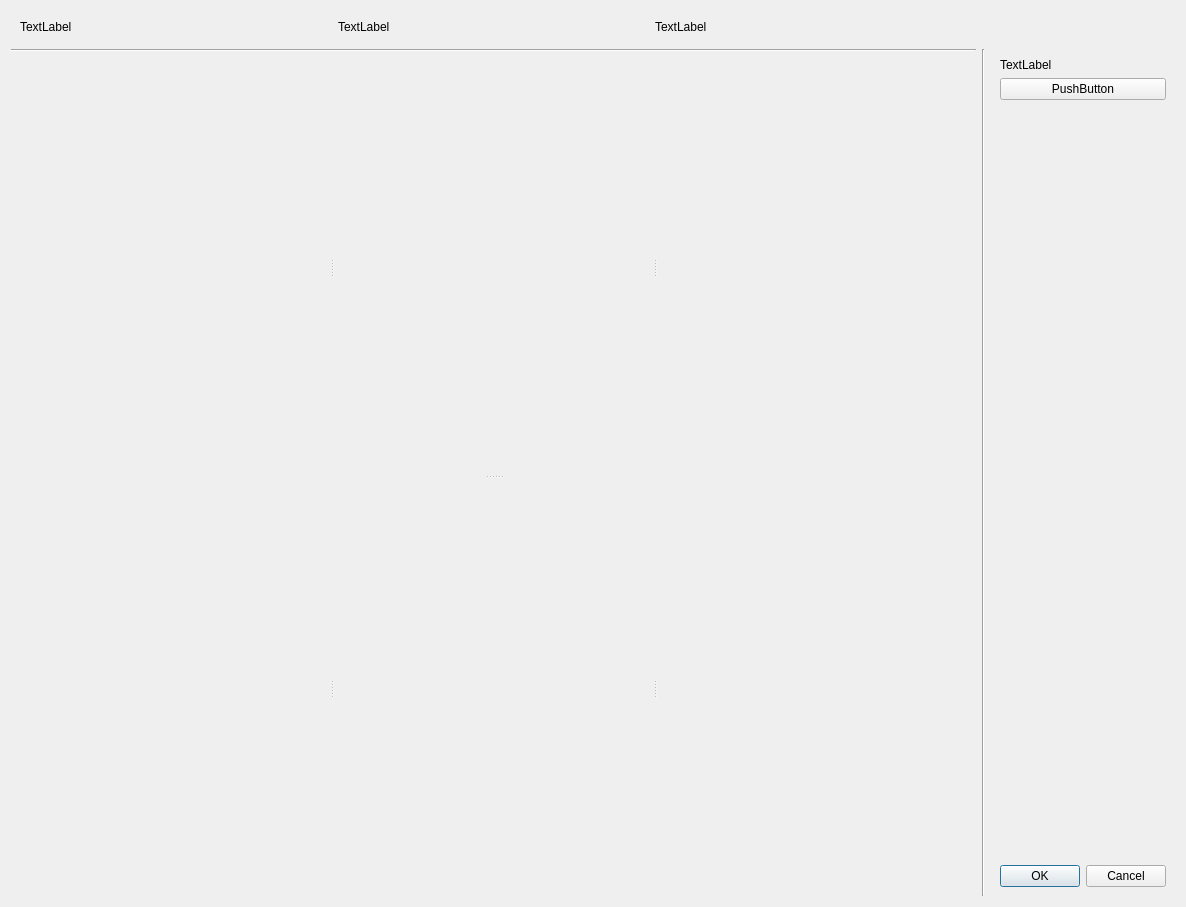
<?xml version="1.0" encoding="UTF-8"?>
<ui version="4.0">
 <class>Dialog</class>
 <widget class="QDialog" name="Dialog">
  <property name="geometry">
   <rect>
    <x>0</x>
    <y>0</y>
    <width>1186</width>
    <height>907</height>
   </rect>
  </property>
  <property name="windowTitle">
   <string>Validation samples</string>
  </property>
  <layout class="QGridLayout" name="gridLayout">
   <item row="1" column="0" colspan="2">
    <widget class="Line" name="line">
     <property name="orientation">
      <enum>Qt::Horizontal</enum>
     </property>
    </widget>
   </item>
   <item row="1" column="3" rowspan="2">
    <widget class="QWidget" name="widget_3" native="true">
     <property name="sizePolicy">
      <sizepolicy hsizetype="Fixed" vsizetype="Preferred">
       <horstretch>0</horstretch>
       <verstretch>0</verstretch>
      </sizepolicy>
     </property>
     <layout class="QVBoxLayout" name="verticalLayout">
      <item>
       <widget class="QLabel" name="label_4">
        <property name="text">
         <string>TextLabel</string>
        </property>
       </widget>
      </item>
      <item>
       <widget class="QPushButton" name="pushButton">
        <property name="text">
         <string>PushButton</string>
        </property>
       </widget>
      </item>
      <item>
       <spacer name="verticalSpacer">
        <property name="orientation">
         <enum>Qt::Vertical</enum>
        </property>
        <property name="sizeHint" stdset="0">
         <size>
          <width>20</width>
          <height>40</height>
         </size>
        </property>
       </spacer>
      </item>
      <item>
       <widget class="QDialogButtonBox" name="buttonBox">
        <property name="orientation">
         <enum>Qt::Horizontal</enum>
        </property>
        <property name="standardButtons">
         <set>QDialogButtonBox::Cancel|QDialogButtonBox::Ok</set>
        </property>
       </widget>
      </item>
     </layout>
    </widget>
   </item>
   <item row="2" column="0" colspan="2">
    <widget class="QWidget" name="widget_windows" native="true">
     <layout class="QVBoxLayout" name="verticalLayout_20">
      <property name="spacing">
       <number>0</number>
      </property>
      <property name="margin">
       <number>0</number>
      </property>
      <item>
       <widget class="QSplitter" name="splitter_3">
        <property name="orientation">
         <enum>Qt::Vertical</enum>
        </property>
        <widget class="QSplitter" name="splitter">
         <property name="orientation">
          <enum>Qt::Horizontal</enum>
         </property>
         <widget class="ValidationViewWidget" name="render_window_1" native="true">
          <layout class="QVBoxLayout" name="verticalLayout_6"/>
         </widget>
         <widget class="ValidationViewWidget" name="render_window_2" native="true">
          <layout class="QVBoxLayout" name="verticalLayout_7"/>
         </widget>
         <widget class="ValidationViewWidget" name="render_window_3" native="true">
          <layout class="QVBoxLayout" name="verticalLayout_16"/>
         </widget>
        </widget>
        <widget class="QSplitter" name="splitter_2">
         <property name="orientation">
          <enum>Qt::Horizontal</enum>
         </property>
         <widget class="ValidationViewWidget" name="render_window_4" native="true">
          <layout class="QVBoxLayout" name="verticalLayout_10"/>
         </widget>
         <widget class="ValidationViewWidget" name="render_window_5" native="true">
          <layout class="QVBoxLayout" name="verticalLayout_13"/>
         </widget>
         <widget class="ValidationViewWidget" name="render_window_6" native="true">
          <layout class="QVBoxLayout" name="verticalLayout_19"/>
         </widget>
        </widget>
       </widget>
      </item>
     </layout>
    </widget>
   </item>
   <item row="0" column="0" colspan="2">
    <widget class="QWidget" name="widget_2" native="true">
     <property name="sizePolicy">
      <sizepolicy hsizetype="Preferred" vsizetype="Fixed">
       <horstretch>0</horstretch>
       <verstretch>0</verstretch>
      </sizepolicy>
     </property>
     <layout class="QHBoxLayout" name="horizontalLayout">
      <item>
       <widget class="QLabel" name="label">
        <property name="text">
         <string>TextLabel</string>
        </property>
       </widget>
      </item>
      <item>
       <widget class="QLabel" name="label_2">
        <property name="text">
         <string>TextLabel</string>
        </property>
       </widget>
      </item>
      <item>
       <widget class="QLabel" name="label_3">
        <property name="text">
         <string>TextLabel</string>
        </property>
       </widget>
      </item>
     </layout>
    </widget>
   </item>
   <item row="1" column="2" rowspan="2">
    <widget class="Line" name="line_2">
     <property name="orientation">
      <enum>Qt::Vertical</enum>
     </property>
    </widget>
   </item>
  </layout>
 </widget>
 <customwidgets>
  <customwidget>
   <class>ValidationViewWidget</class>
   <extends>QWidget</extends>
   <header>AcATaMa.gui.validation_view_widget</header>
   <container>1</container>
  </customwidget>
 </customwidgets>
 <resources/>
 <connections>
  <connection>
   <sender>buttonBox</sender>
   <signal>accepted()</signal>
   <receiver>Dialog</receiver>
   <slot>accept()</slot>
   <hints>
    <hint type="sourcelabel">
     <x>1173</x>
     <y>864</y>
    </hint>
    <hint type="destinationlabel">
     <x>157</x>
     <y>274</y>
    </hint>
   </hints>
  </connection>
  <connection>
   <sender>buttonBox</sender>
   <signal>rejected()</signal>
   <receiver>Dialog</receiver>
   <slot>reject()</slot>
   <hints>
    <hint type="sourcelabel">
     <x>1173</x>
     <y>870</y>
    </hint>
    <hint type="destinationlabel">
     <x>286</x>
     <y>274</y>
    </hint>
   </hints>
  </connection>
 </connections>
</ui>
